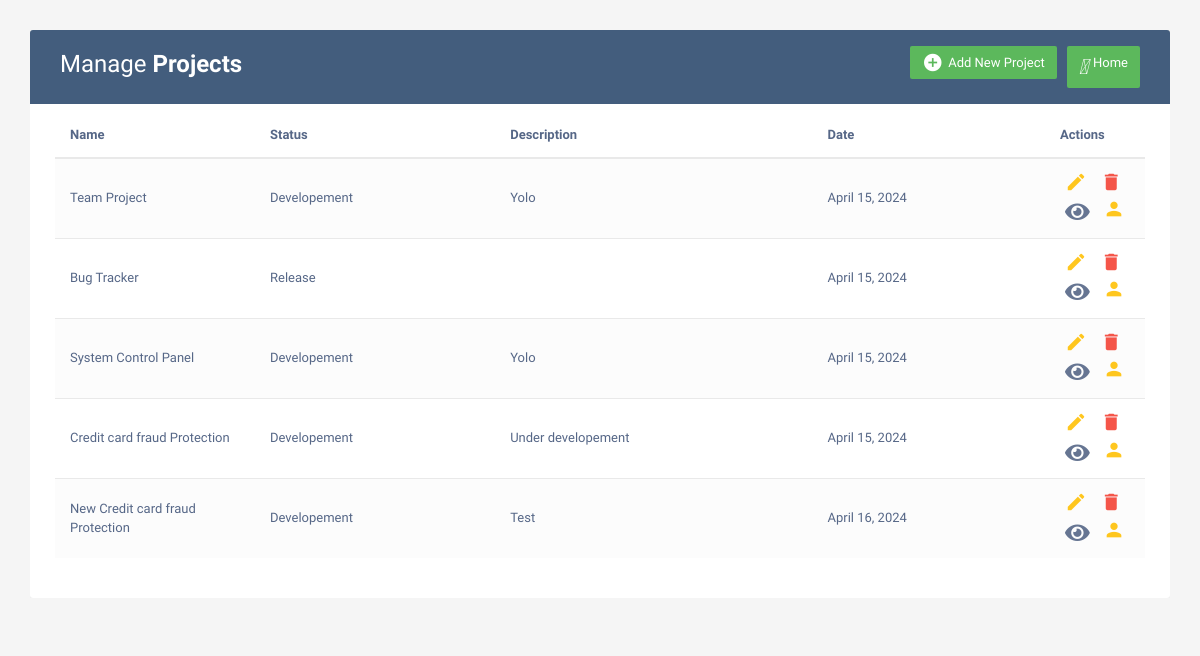
The app's page /project (signed in) with its own data.
### home/models.py (models this page shows, shortened)
class Project(models.Model):
    Pname = models.CharField(max_length=122)
    Pstatus = models.CharField(max_length=122)
    Desc = models.TextField()
    date = models.DateField()
    users = models.ManyToManyField(User)

### home/views.py (the view)
# urls.py: path('project',views.project,name='Project'),
@login_required
def project(request):
    my_data = Project.objects.all()
    return render(request,'project.html',{'my_data':my_data})

### templates/project.html (shortened to what this page needs)
<!DOCTYPE html>
<html lang="en">
<head>
<link rel="stylesheet" href="https://maxcdn.bootstrapcdn.com/font-awesome/4.7.0/css/font-awesome.min.css">
<link rel="stylesheet" href="https://maxcdn.bootstrapcdn.com/bootstrap/3.3.7/css/bootstrap.min.css">
<link rel="stylesheet" href="https://cdnjs.cloudflare.com/ajax/libs/font-awesome/5.13.0/css/all.min.css">
</head>
<body>
    <div class="container">
        <div class="table-responsive">
            <div class="table-wrapper">
                <div class="table-title">
                    <div class="row">
                        <div class="col-xs-6">
                            <h2>Manage <b>Projects</b></h2>
                        </div>
                        <div class="col-xs-6">
                            <a href="/back" class="btn btn-success" data-toggle="modal"><i>&#xE147;</i> <span>Home</span></a>
                            <a href="/createproject" class="btn btn-success" data-toggle="modal"><i class="material-icons">&#xE147;</i> <span>Add New Project</span></a>
                        </div>
                    </div>
                </div>
                <table class="table table-striped table-hover">
                    <thead>
                        <tr>
                            <th>Name</th>
                            <th>Status</th>
                            <th>Description</th>
                            <th>Date</th>
                            <th>Actions</th>
                        </tr>
                    </thead>
                    <tbody>
                        {% for item in my_data %}
                        <tr>
							<td> {{item.Pname}} </td>
                            <td> {{item.Pstatus}} </td>
                            <td> {{item.Desc}} </td>
                            <td> {{item.date}} </td>
                            <td>
                                <a href="/editproject/{{item.id}}" class="edit" data-toggle="modal"><i class="material-icons" data-toggle="tooltip" title="Edit">&#xE254;</i></a>
                                <a href="/deleteproject/{{item.id}}" onclick="return confirm('Are you sure you want to delete this item?');" class="delete" data-toggle="modal"><i class="material-icons" data-toggle="tooltip" title="Delete">&#xE872;</i></a>
								<a href="/viewproject/{{item.id}}" class="view" data-toggle="modal"><i class="fas fa-eye" data-toggle="tooltip" title="View"></i></a>
								<a href="/projectusers/{{item.id}}" class="edit" data-toggle="modal"><i class="material-icons" data-toggle="tooltip" title="Users">person</i></a>
							</td>
                        </tr>
                        {% endfor %}
                    </tbody>
                </table>
            </div>
        </div>
    </div>
</body>

### templates/project.html (style rules this page uses)
body { color: #566787; background: #f5f5f5; font-family: 'Varela Round', sans-serif; font-size: 13px; }
.table-responsive { margin: 30px 0; }
.table-wrapper { min-width: 1000px; background: #fff; padding: 20px 25px; border-radius: 3px; box-shadow: 0 1px 1px rgba(0,0,0,.05); }
.table-title { padding-bottom: 15px; background: #435d7d; color: #fff; padding: 16px 30px; margin: -20px -25px 10px; border-radius: 3px 3px 0 0; }
.table-title h2 { margin: 5px 0 0; font-size: 24px; }
.table-title .btn { color: #fff; float: right; font-size: 13px; border: none; min-width: 50px; border-radius: 2px; border: none; outline: none !important; margin-left: 10px; }
.table-title .btn i { float: left; font-size: 21px; margin-right: 5px; }
.table-title .btn span { float: left; margin-top: 2px; }
table.table tr th, table.table tr td { border-color: #e9e9e9; padding: 12px 15px; vertical-align: middle; }
table.table tr th:first-child { width: 200px; }
table.table tr th:last-child { width: 100px; }
table.table-striped tbody tr:nth-of-type(odd) { background-color: #fcfcfc; }
table.table td:last-child i { opacity: 0.9; font-size: 22px; margin: 0 5px; }
table.table td a { font-weight: bold; color: #566787; display: inline-block; text-decoration: none; outline: none !important; }
table.table td a.edit { color: #FFC107; }
table.table td a.delete { color: #F44336; }
table.table td i { font-size: 19px; }

### records on screen
Project: Pname "Team Project", Pstatus "Developement", Desc "Yolo", date "April 15, 2024"
Project: Pname "Bug Tracker", Pstatus "Release", date "April 15, 2024"
Project: Pname "System Control Panel", Pstatus "Developement", Desc "Yolo", date "April 15, 2024"
Project: Pname "Credit card fraud Protection", Pstatus "Developement", Desc "Under developement", date "April 15, 2024"
Project: Pname "New Credit card fraud Protection", Pstatus "Developement", Desc "Test", date "April 16, 2024"
